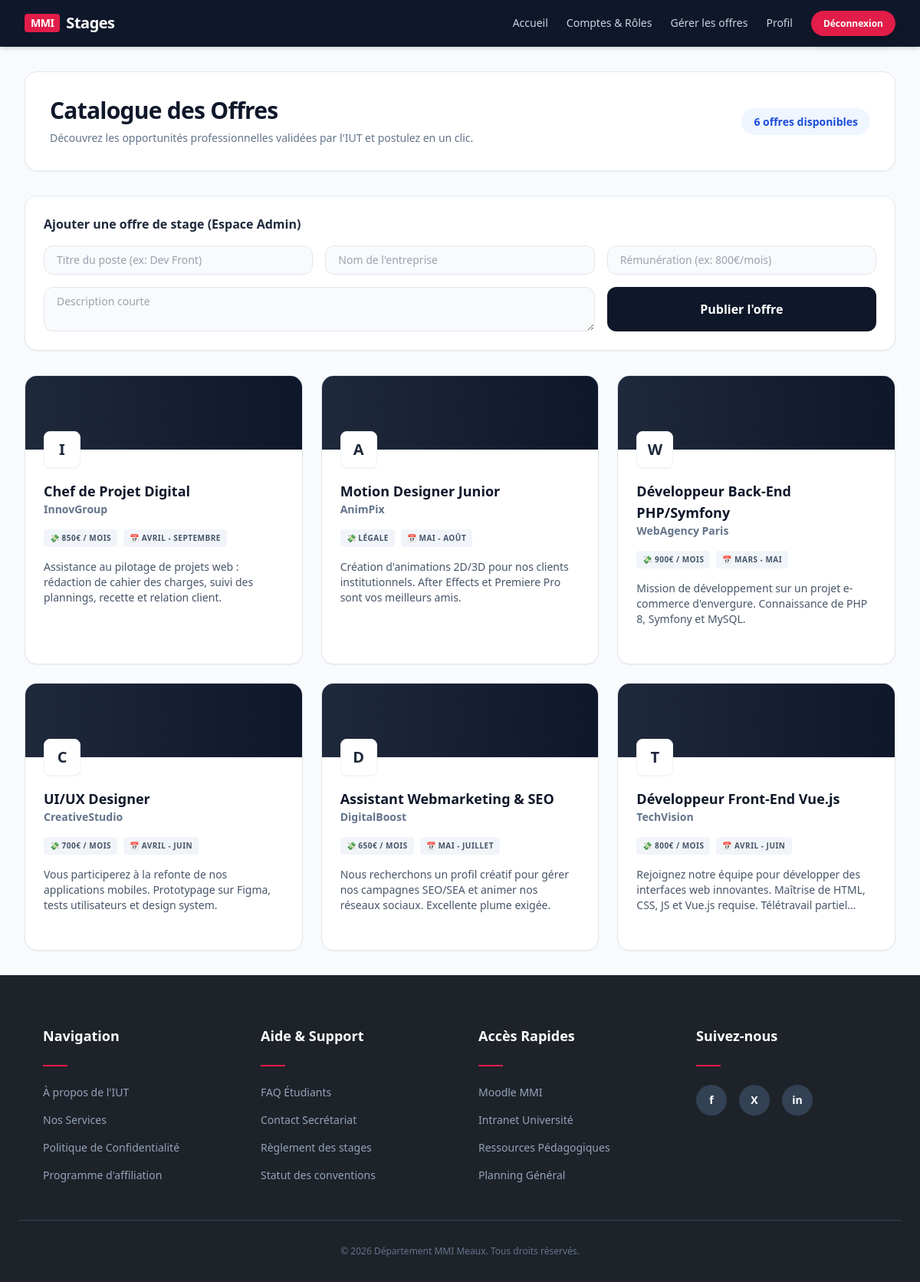
The app's page /pages/offres.php (signed in) with its own data.
### tables this page shows
CREATE TABLE Offre_de_stage (
    id_offre_de_stage INT AUTO_INCREMENT PRIMARY KEY,
    titre_offre VARCHAR(200) NOT NULL,
    entreprise VARCHAR(100) NOT NULL,
    description TEXT NOT NULL,
    competences TEXT DEFAULT NULL,
    remuneration VARCHAR(50) DEFAULT NULL,
    periode VARCHAR(100) DEFAULT NULL,
    contact VARCHAR(150) DEFAULT NULL
);

### pages/offres.php (the view, shortened to what this page needs)
<?php
require_once '../config/database.php';
$role = $_SESSION['role'] ?? '';
$offres = $pdo->query("SELECT * FROM Offre_de_stage ORDER BY id_offre_de_stage DESC")->fetchAll();
?>
<!DOCTYPE html>
<html lang="fr">
<head>
    <script src="https://cdn.tailwindcss.com"></script>
</head>
<body class="bg-slate-50 text-slate-800 min-h-screen flex flex-col">
    <?php include '../includes/navbar.php'; ?>
    <main class="flex-grow p-8">
        <div class="max-w-6xl mx-auto flex flex-col gap-8">
            <div class="flex flex-col md:flex-row justify-between items-center bg-white p-8 rounded-2xl border border-slate-200 shadow-sm">
                <div>
                    <h1 class="text-3xl font-black text-slate-900 tracking-tight">Catalogue des Offres</h1>
                    <p class="text-sm text-slate-500 mt-2">Découvrez les opportunités professionnelles validées par l'IUT et postulez en un clic.</p>
                </div>
                <div class="mt-4 md:mt-0 text-right">
                    <span class="bg-blue-50 text-blue-700 font-bold px-4 py-2 rounded-full text-sm"><?= count($offres) ?> offres disponibles</span>
                </div>
            </div>
            <?php if ($role === 'Administrateur'): ?>
                <div class="bg-white p-6 rounded-2xl border border-slate-200 shadow-sm">
                    <h2 class="font-bold text-slate-800 mb-4">Ajouter une offre de stage (Espace Admin)</h2>
                    <form action="../actions/admin_ajouter_offre_action.php" method="POST" class="grid grid-cols-1 md:grid-cols-3 gap-4">
                        <input type="text" name="titre_offre" placeholder="Titre du poste (ex: Dev Front)" required class="bg-slate-50 border border-slate-200 rounded-xl px-4 py-2 text-sm">
                        <input type="text" name="entreprise" placeholder="Nom de l'entreprise" required class="bg-slate-50 border border-slate-200 rounded-xl px-4 py-2 text-sm">
                        <input type="text" name="remuneration" placeholder="Rémunération (ex: 800€/mois)" class="bg-slate-50 border border-slate-200 rounded-xl px-4 py-2 text-sm">
                        <textarea name="description" placeholder="Description courte" required class="bg-slate-50 border border-slate-200 rounded-xl px-4 py-2 text-sm md:col-span-2"></textarea>
                        <button type="submit" class="bg-slate-900 text-white font-bold rounded-xl hover:bg-slate-800">Publier l'offre</button>
                    </form>
                </div>
            <?php endif; ?>
            <div class="grid grid-cols-1 md:grid-cols-2 lg:grid-cols-3 gap-6">
                <?php if (empty($offres)): ?>
                    <p class="text-sm text-slate-500 italic col-span-full text-center py-10">Aucune offre n'est publiée pour le moment.</p>
                <?php else: foreach($offres as $o): ?>
                    <div class="bg-white rounded-2xl border border-slate-200 shadow-sm hover:shadow-lg transition-shadow duration-300 flex flex-col overflow-hidden group">
                        <div class="h-24 bg-gradient-to-r from-slate-800 to-slate-900 relative">
                            <div class="absolute -bottom-6 left-6 w-12 h-12 bg-white rounded-lg shadow-sm border border-slate-100 flex items-center justify-center font-black text-xl text-slate-800">
                                <?= strtoupper(substr($o['entreprise'], 0, 1)) ?>
                            </div>
                        </div>
                        <div class="p-6 pt-10 flex-grow flex flex-col justify-between">
                            <div>
                                <h3 class="font-bold text-lg text-slate-900 group-hover:text-blue-600 transition-colors"><?= htmlspecialchars($o['titre_offre']) ?></h3>
                                <p class="text-sm font-semibold text-slate-500 mb-4"><?= htmlspecialchars($o['entreprise']) ?></p>
                                <div class="flex flex-wrap gap-2 mb-4">
                                    <span class="bg-slate-100 text-slate-600 px-2 py-1 rounded text-[10px] font-bold uppercase tracking-wider">💸 <?= htmlspecialchars($o['remuneration'] ?? 'Légale') ?></span>
                                    <span class="bg-slate-100 text-slate-600 px-2 py-1 rounded text-[10px] font-bold uppercase tracking-wider">📅 <?= htmlspecialchars($o['periode'] ?? 'ASAP') ?></span>
                                </div>
                                <p class="text-sm text-slate-600 mb-6 line-clamp-3"><?= htmlspecialchars($o['description']) ?></p>
                            </div>
                        </div>
                    </div>
                <?php endforeach; endif; ?>
            </div>
        </div>
    </main>
    <?php include ($is_root ? '' : '../') . 'includes/footer.php'; ?>
</body>
</html>

### includes/navbar.php (shortened to what this page needs)
<?php
$is_root = (basename($_SERVER['PHP_SELF']) == 'index.php');
$root_path = $is_root ? '' : '../';
$pages_path = $is_root ? 'pages/' : '';
$role_check = $_SESSION['role'] ?? '';
?>
<nav class="bg-slate-900 text-white border-b border-slate-800 py-4 px-8 flex justify-between items-center sticky top-0 z-40 shadow-md">
    <div class="font-black text-xl tracking-tight text-white flex items-center gap-2">
        <span class="bg-rose-600 text-white px-2 py-0.5 rounded text-sm">MMI</span> Stages
    </div>
    <ul class="flex items-center gap-6 text-sm font-medium">
        <li><a href="<?= $root_path ?>index.php" class="text-slate-300 hover:text-white transition-colors">Accueil</a></li>
        <?php if ($role_check === 'Etudiant'): ?>
            <li><a href="<?= $pages_path ?>offres.php" class="text-slate-300 hover:text-white transition-colors">Catalogue des offres</a></li>
            <li><a href="<?= $pages_path ?>suivi-recherches.php" class="text-slate-300 hover:text-white transition-colors">Mes Candidatures</a></li>
            <li><a href="<?= $pages_path ?>soutenances.php" class="text-slate-300 hover:text-white transition-colors">Ma Soutenance</a></li>
        <?php elseif ($role_check === 'Administrateur'): ?>
            <li><a href="<?= $pages_path ?>validation_comptes.php" class="text-slate-300 hover:text-white transition-colors">Comptes & Rôles</a></li>
            <li><a href="<?= $pages_path ?>offres.php" class="text-slate-300 hover:text-white transition-colors">Gérer les offres</a></li>
        <?php endif; ?>
        <li><a href="<?= $pages_path ?>profil.php" class="text-slate-300 hover:text-white transition-colors">Profil</a></li>
        <li><a href="<?= $root_path ?>actions/logout_action.php" class="bg-rose-600 text-white px-4 py-2 rounded-full text-xs font-bold hover:bg-rose-700 transition-colors shadow-lg">Déconnexion</a></li>
    </ul>
</nav>

### includes/footer.php (shortened to what this page needs)
<footer class="bg-[#1e2229] text-white pt-16 pb-8 border-t border-slate-800 mt-auto">
    <div class="max-w-6xl mx-auto px-8 grid grid-cols-1 md:grid-cols-4 gap-12 text-sm">
        <div>
            <h3 class="font-bold text-lg mb-6">Navigation</h3>
            <div class="w-8 h-0.5 bg-rose-600 mb-6"></div>
            <ul class="space-y-4 text-slate-400">
                <li><a href="#" class="hover:text-rose-500 transition-colors">À propos de l'IUT</a></li>
                <li><a href="#" class="hover:text-rose-500 transition-colors">Nos Services</a></li>
                <li><a href="#" class="hover:text-rose-500 transition-colors">Politique de Confidentialité</a></li>
                <li><a href="#" class="hover:text-rose-500 transition-colors">Programme d'affiliation</a></li>
            </ul>
        </div>
        <div>
            <h3 class="font-bold text-lg mb-6">Aide & Support</h3>
            <div class="w-8 h-0.5 bg-rose-600 mb-6"></div>
            <ul class="space-y-4 text-slate-400">
                <li><a href="#" class="hover:text-rose-500 transition-colors">FAQ Étudiants</a></li>
                <li><a href="#" class="hover:text-rose-500 transition-colors">Contact Secrétariat</a></li>
                <li><a href="#" class="hover:text-rose-500 transition-colors">Règlement des stages</a></li>
                <li><a href="#" class="hover:text-rose-500 transition-colors">Statut des conventions</a></li>
            </ul>
        </div>
        <div>
            <h3 class="font-bold text-lg mb-6">Accès Rapides</h3>
            <div class="w-8 h-0.5 bg-rose-600 mb-6"></div>
            <ul class="space-y-4 text-slate-400">
                <li><a href="#" class="hover:text-rose-500 transition-colors">Moodle MMI</a></li>
                <li><a href="#" class="hover:text-rose-500 transition-colors">Intranet Université</a></li>
                <li><a href="#" class="hover:text-rose-500 transition-colors">Ressources Pédagogiques</a></li>
                <li><a href="#" class="hover:text-rose-500 transition-colors">Planning Général</a></li>
            </ul>
        </div>
        <div>
            <h3 class="font-bold text-lg mb-6">Suivez-nous</h3>
            <div class="w-8 h-0.5 bg-rose-600 mb-6"></div>
            <div class="flex gap-4">
                <a href="#" class="w-10 h-10 rounded-full bg-slate-700 flex items-center justify-center hover:bg-rose-600 transition-colors text-white font-bold">f</a>
                <a href="#" class="w-10 h-10 rounded-full bg-slate-700 flex items-center justify-center hover:bg-rose-600 transition-colors text-white font-bold">X</a>
                <a href="#" class="w-10 h-10 rounded-full bg-slate-700 flex items-center justify-center hover:bg-rose-600 transition-colors text-white font-bold">in</a>
            </div>
        </div>
    </div>
    <div class="max-w-6xl mx-auto px-8 mt-12 pt-8 border-t border-slate-700 text-center text-slate-500 text-xs">
        &copy; <?= date('Y') ?> Département MMI Meaux. Tous droits réservés.
    </div>
</footer>

### records on screen
offre_de_stage: entreprise "I", titre_offre "Chef de Projet Digital", entreprise "InnovGroup", remuneration "850€ / MOIS", periode "AVRIL - SEPTEMBRE", description "Assistance au pilotage de projets web : rédaction de cahier des charges, suivi des plannings, recette et relation client."
offre_de_stage: entreprise "A", titre_offre "Motion Designer Junior", entreprise "AnimPix", remuneration "LÉGALE", periode "MAI - AOÛT", description "Création d'animations 2D/3D pour nos clients institutionnels. After Effects et Premiere Pro sont vos meilleurs amis."
offre_de_stage: entreprise "W", titre_offre "Développeur Back-End PHP/Symfony", entreprise "WebAgency Paris", remuneration "900€ / MOIS", periode "MARS - MAI", description "Mission de développement sur un projet e-commerce d'envergure. Connaissance de PHP 8, Symfony et MySQL."
offre_de_stage: entreprise "C", titre_offre "UI/UX Designer", entreprise "CreativeStudio", remuneration "700€ / MOIS", periode "AVRIL - JUIN", description "Vous participerez à la refonte de nos applications mobiles. Prototypage sur Figma, tests utilisateurs et design system."
offre_de_stage: entreprise "D", titre_offre "Assistant Webmarketing & SEO", entreprise "DigitalBoost", remuneration "650€ / MOIS", periode "MAI - JUILLET", description "Nous recherchons un profil créatif pour gérer nos campagnes SEO/SEA et animer nos réseaux sociaux. Excellente plume exigée."
offre_de_stage: entreprise "T", titre_offre "Développeur Front-End Vue.js", entreprise "TechVision", remuneration "800€ / MOIS", periode "AVRIL - JUIN", description "Rejoignez notre équipe pour développer des interfaces web innovantes. Maîtrise de HTML, CSS, JS et Vue.js requise. Télétravail…"

### other values on screen
count($offres) "6"
